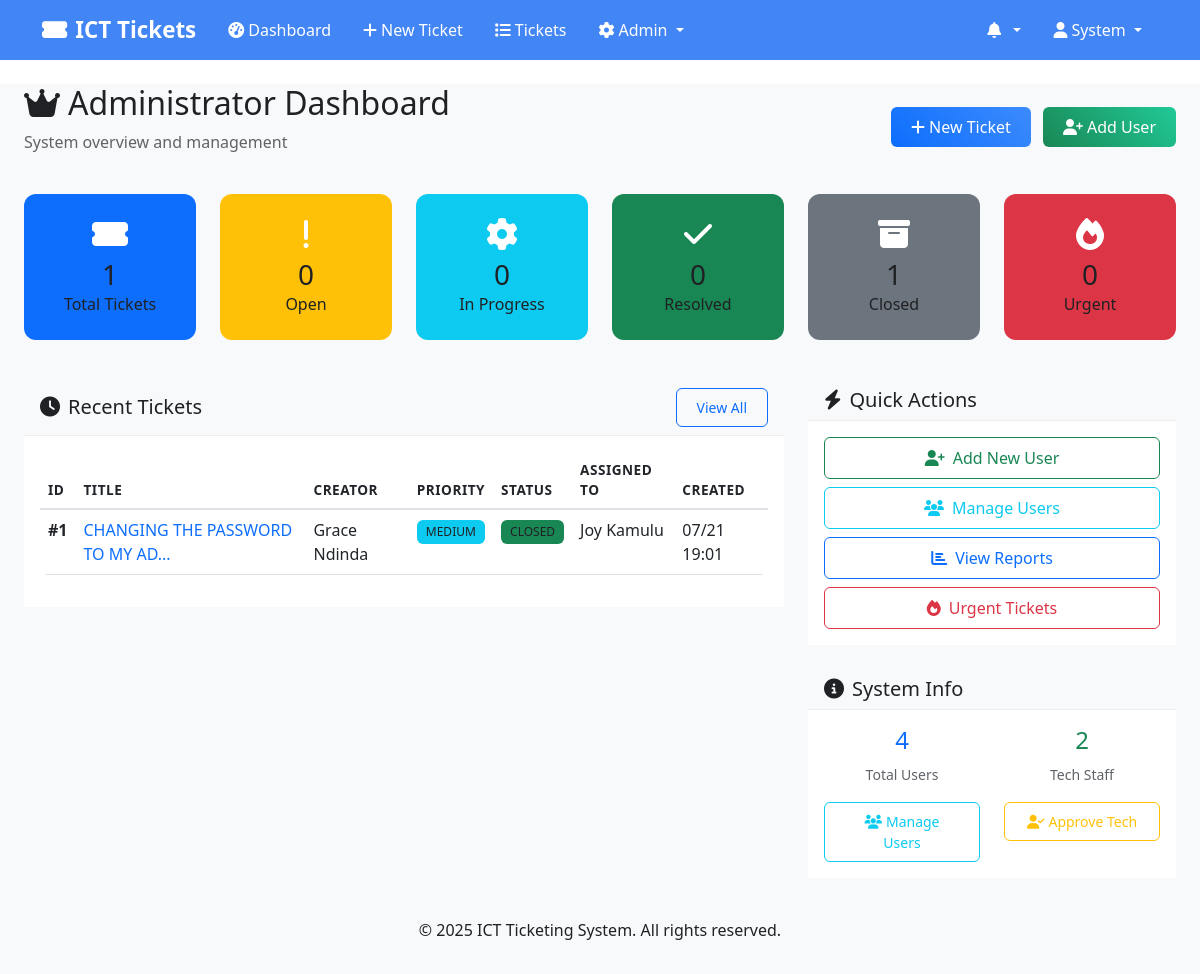
The page /dashboard (signed in) on the database as committed earlier.
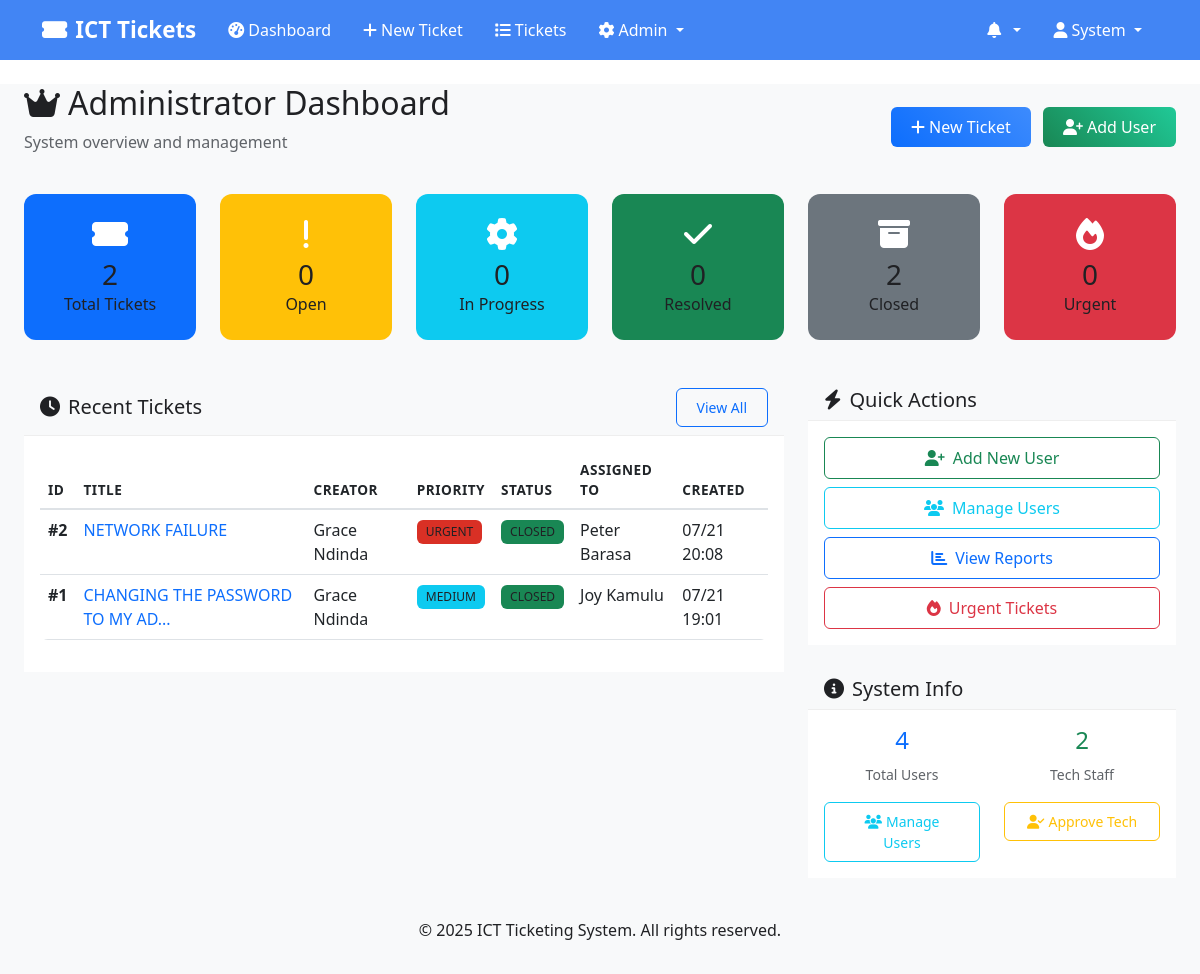
The same page on the database as committed later.
### models.py (models this page shows, shortened)
class Ticket(db.Model):
    __tablename__ = 'tickets'
    id = db.Column(db.Integer, primary_key=True)
    title = db.Column(db.String(200), nullable=False)
    description = db.Column(db.Text, nullable=False)
    priority = db.Column(db.String(10), nullable=False)  # 'URGENT', 'HIGH', 'MEDIUM', 'LOW'
    status = db.Column(db.String(20), default='OPEN')  # 'OPEN', 'IN_PROGRESS', 'RESOLVED', 'CLOSED'
    category = db.Column(db.String(50), nullable=True)
    created_by_id = db.Column(db.Integer, db.ForeignKey('users.id'), nullable=False)
    assigned_to_id = db.Column(db.Integer, db.ForeignKey('users.id'), nullable=True)
    created_at = db.Column(db.DateTime, default=datetime.utcnow)
    updated_at = db.Column(db.DateTime, default=datetime.utcnow, onupdate=datetime.utcnow)
    resolved_at = db.Column(db.DateTime, nullable=True)
    closed_at = db.Column(db.DateTime, nullable=True)
    comments = db.relationship('TicketComment', backref='ticket', cascade='all, delete-orphan')
    notifications = db.relationship('Notification', backref='ticket', cascade='all, delete-orphan')
    @property
    def priority_color(self):
        colors = {
            'URGENT': 'danger',
            'HIGH': 'warning',
            'MEDIUM': 'info',
            'LOW': 'success'
        }
        return colors.get(self.priority, 'secondary')
    @property
    def status_color(self):
        colors = {
            'OPEN': 'primary',
            'IN_PROGRESS': 'warning',
            'RESOLVED': 'info',
            'CLOSED': 'success'
        }
        return colors.get(self.status, 'secondary')

class User(UserMixin, db.Model):
    __tablename__ = 'users'
    id = db.Column(db.Integer, primary_key=True)
    username = db.Column(db.String(80), unique=True, nullable=False)
    email = db.Column(db.String(120), unique=True, nullable=False)
    phone = db.Column(db.String(20), nullable=True)
    password_hash = db.Column(db.String(256), nullable=False)
    first_name = db.Column(db.String(50), nullable=False)
    last_name = db.Column(db.String(50), nullable=False)
    role = db.Column(db.String(20), nullable=False)  # 'user', 'tech', 'admin'
    department_id = db.Column(db.Integer, db.ForeignKey('departments.id'), nullable=True)
    is_active = db.Column(db.Boolean, default=True)
    created_at = db.Column(db.DateTime, default=datetime.utcnow)
    updated_at = db.Column(db.DateTime, default=datetime.utcnow, onupdate=datetime.utcnow)
    department = db.relationship('Department', backref='users')
    created_tickets = db.relationship('Ticket', foreign_keys='Ticket.created_by_id', backref='creator')
    assigned_tickets = db.relationship('Ticket', foreign_keys='Ticket.assigned_to_id', backref='assignee')
    @property
    def full_name(self):
        return f"{self.first_name} {self.last_name}"

### routes.py (the view, shortened to what this page needs)
@app.route('/dashboard')
@login_required
def dashboard():
    stats = get_ticket_stats()
    if current_user.role == 'admin':
        recent_tickets = Ticket.query.order_by(Ticket.created_at.desc()).limit(5).all()
        unread_notifications = Notification.query.filter_by(user_id=current_user.id, is_read=False).count()
        return render_template('dashboard_admin.html',
                             stats=stats,
                             recent_tickets=recent_tickets,
                             unread_notifications=unread_notifications,
                             User=User, Ticket=Ticket, Department=Department)
    else:
        my_tickets = Ticket.query.filter_by(created_by_id=current_user.id).all()
        unread_notifications = Notification.query.filter_by(user_id=current_user.id, is_read=False).count()
        return render_template('dashboard_user.html',
                             my_tickets=my_tickets,
                             unread_notifications=unread_notifications)

### app.py (called while the page is built)
@login_manager.user_loader
def load_user(user_id):
    from models import User
    return User.query.get(int(user_id))

### templates/dashboard_admin.html (shortened to what the changed rows need)
{% extends "base.html" %}
{% block content %}
<div class="container-fluid">
    <div class="row">
        <div class="col-12">
            <div class="d-flex justify-content-between align-items-center mb-4">
                <div>
                    <h2><i class="fas fa-crown me-2"></i>Administrator Dashboard</h2>
                </div>
            </div>
        </div>
    </div>
    <div class="row mb-4">
        <div class="col-lg-2 col-md-4 col-sm-6 mb-3">
            <div class="card dashboard-card-total h-100 text-white rounded-3 p-3">
                <div class="card-body text-center">
                    <i class="fas fa-ticket-alt fs-2 mb-2"></i>
                    <h3 class="mb-0">{{ stats.total }}</h3>
                    <p class="mb-0">Total Tickets</p>
                </div>
            </div>
        </div>
        <div class="col-lg-2 col-md-4 col-sm-6 mb-3">
            <div class="card dashboard-card-closed h-100 text-white rounded-3 p-3">
                <div class="card-body text-center">
                    <i class="fas fa-archive fs-2 mb-2"></i>
                    <h3 class="mb-0">{{ stats.closed }}</h3>
                    <p class="mb-0">Closed</p>
                </div>
            </div>
        </div>
    </div>
    <div class="row">
        <div class="col-lg-8 mb-4">
            <div class="card">
                <div class="card-body">
                    {% if recent_tickets %}
                    <div class="table-responsive">
                        <table class="table table-hover">
                            <thead>
                                <tr>
                                    <th>ID</th>
                                    <th>Title</th>
                                    <th>Creator</th>
                                    <th>Priority</th>
                                    <th>Status</th>
                                    <th>Assigned To</th>
                                    <th>Created</th>
                                </tr>
                            </thead>
                            <tbody>
                                {% for ticket in recent_tickets %}
                                <tr>
                                    <td><strong>#{{ ticket.id }}</strong></td>
                                    <td>
                                        <a href="{{ url_for('view_ticket', ticket_id=ticket.id) }}" class="text-decoration-none">
                                            {{ ticket.title[:30] }}{% if ticket.title|length > 30 %}...{% endif %}
                                        </a>
                                    </td>
                                    <td>{{ ticket.creator.full_name }}</td>
                                    <td>
                                        <span class="badge bg-{{ ticket.priority_color }}">
                                            {{ ticket.priority }}
                                        </span>
                                    </td>
                                    <td>
                                        <span class="badge bg-{{ ticket.status_color }}">
                                            {{ ticket.status.replace('_', ' ') }}
                                        </span>
                                    </td>
                                    <td>
                                        {% if ticket.assignee %}
                                            {{ ticket.assignee.full_name }}
                                        {% else %}
                                            <span class="text-muted">Unassigned</span>
                                        {% endif %}
                                    </td>
                                    <td>{{ ticket.created_at.strftime('%m/%d %H:%M') }}</td>
                                </tr>
                                {% endfor %}
                            </tbody>
                        </table>
                    </div>
                    {% else %}
                    <div class="text-center py-4">
                        <i class="fas fa-ticket-alt fs-2 text-muted mb-3"></i>
                        <h5 class="text-muted">No tickets found</h5>
                    </div>
                    {% endif %}
                </div>
            </div>
        </div>
                                {% set pending_count = User.query.filter_by(role='tech', is_active=False).count() %}
    </div>
</div>
{% endblock %}

Rows that differ between the two databases and show on the page:
added Ticket: id "2", title "NETWORK FAILURE", creator.full_name "Grace Ndinda", priority "URGENT", status.replace "CLOSED", assignee.full_name "Peter Barasa", created_at "07/21 20:08"
Other text that changed with them:
{{ stats.total }}: "1" → "2"
{{ stats.closed }}: "1" → "2"
